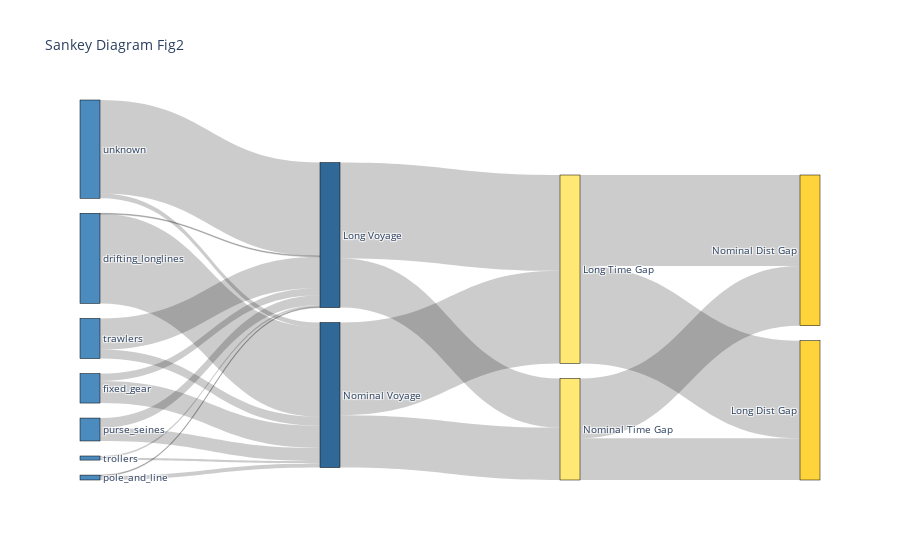

Notebook code cell kept with this figure:
### Code cell
fig=genSankey(dff,cat_cols=['type','voyLenRisk','timeGapRisk','distGapRisk'],value_cols='flow',title='Sankey Diagram Fig2')
iplot(fig)
plotly.offline.plot(fig, validate=False)

### Figure 1 — Plotly figure (JSON) as saved in the notebook; plotly's stock layout.template omitted (floating-point values rounded to 4 significant figures)
{"data": [{"link": {"source": [10, 10, 8, 8, 9, 9, 7, 7, 0, 0, 6, 6, 2, 2, 4, 4, 1, 1, 5, 5, 3, 3], "target": [11, 12, 10, 9, 11, 12, 10, 9, 8, 7, 8, 7, 8, 7, 8, 7, 8, 7, 8, 7, 8, 7], "value": [119, 111, 117, 60, 51, 73, 113, 64, 1, 109, 9, 27, 1, 5, 12, 16, 38, 11, 2, 3, 114, 6]}, "node": {"color": ["#4B8BBE", "#4B8BBE", "#4B8BBE", "#4B8BBE", "#4B8BBE", "#4B8BBE", "#4B8BBE", "#306998", "#306998", "#FFE873", "#FFE873", "#FFD43B", "#FFD43B"], "label": ["drifting_longlines", "trawlers", "pole_and_line", "unknown", "purse_seines", "trollers", "fixed_gear", "Nominal Voyage", "Long Voyage", "Nominal Time Gap", "Long Time Gap", "Long Dist Gap", "Nominal Dist Gap"], "line": {"color": "black", "width": 0.5}, "pad": 15, "thickness": 20}, "type": "sankey"}], "layout": {"font": {"size": 10}, "title": {"text": "Sankey Diagram Fig2"}}}
